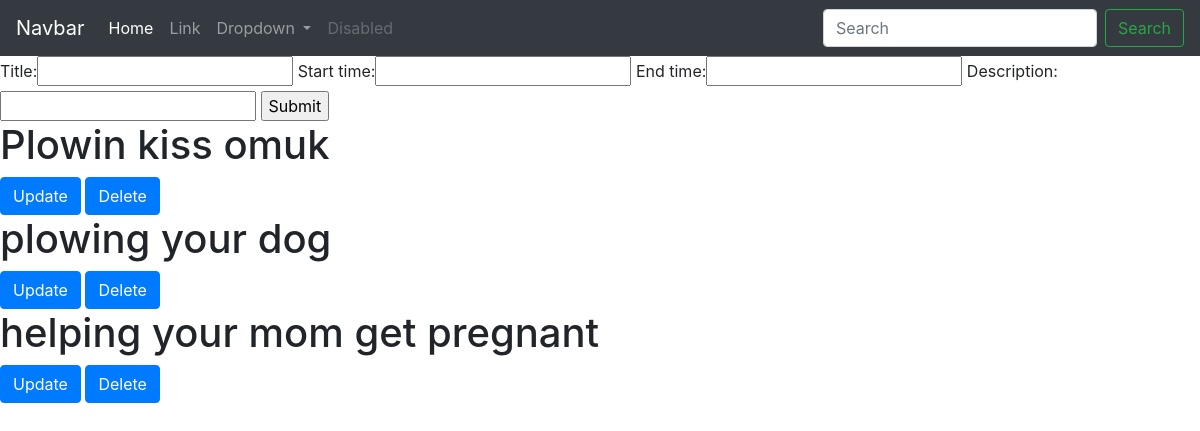
The app's page /, older data.
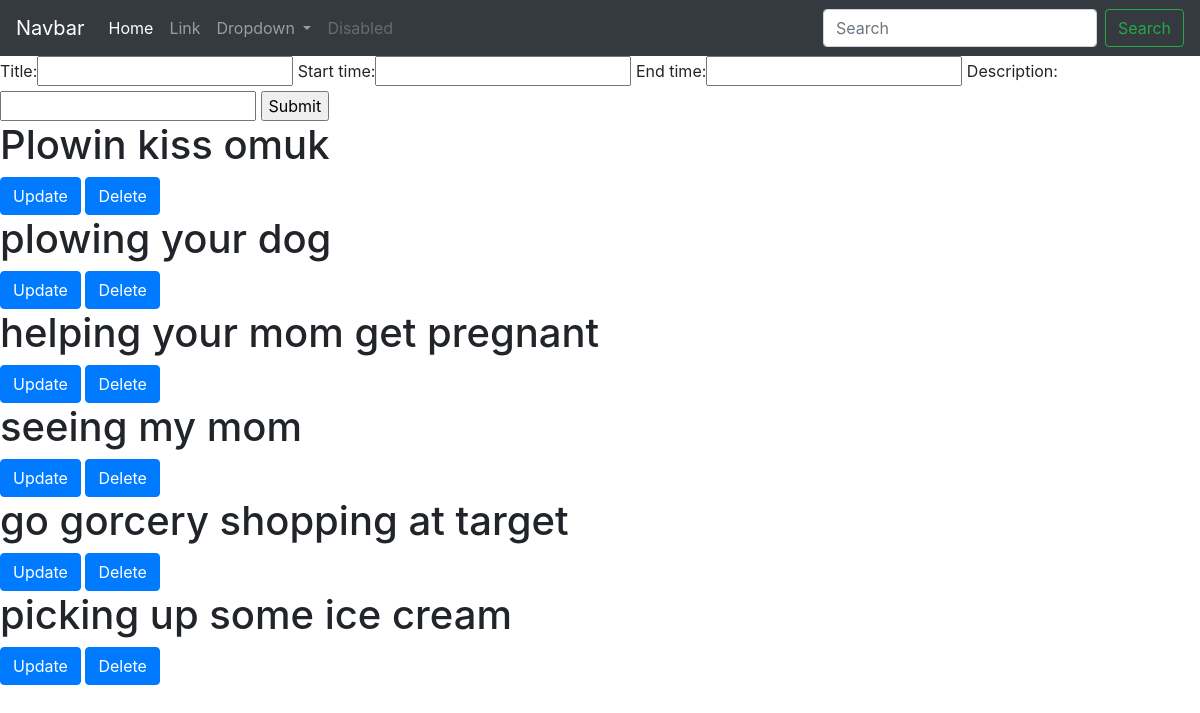
The same page, newer data.
### backend/models.py (models this page shows, shortened)
class Events(models.Model):
    title = models.CharField(max_length = 100)
    start_time = models.DateTimeField()
    end_time = models.DateTimeField()
    description = models.CharField(max_length = 300)

### backend/views.py (the view)
# urls.py: path('',views.home),
def home(request):
    events = Events.objects.all()
    form = EventForm()
    if request.method == 'POST':
        form = EventForm(request.POST)
        if form.is_valid():
            form.save()
            return redirect('/')
    context = {
        'events': events,
        'form': form
    }
    return render(request, 'backend/list.html', context)

### backend/forms.py
class EventForm(ModelForm):
    class Meta:
        model= Events
        fields = '__all__'

### backend/templates/backend/list.html (shortened to what this page needs)
<!DOCTYPE html>
{% include "backend/index.html"%}
<form method="POST" action="">
    {{form}}
    <input type="submit">
</form>
{% for event in events%}
    <h1> {{event.title}} </h1>
    <button class="btn btn-primary"> <a  href="{% url 'update_event' event.id %}">  </a> Update </button>
    <button class="btn btn-primary"> <a  href="{% url 'delete_event' event.id %}">  </a> Delete </button>
{%endfor%}

Row changes from the older to the newer data that the page shows:
added Events: title "seeing my mom"
added Events: title "go gorcery shopping at target"
added Events: title "picking up some ice cream"
